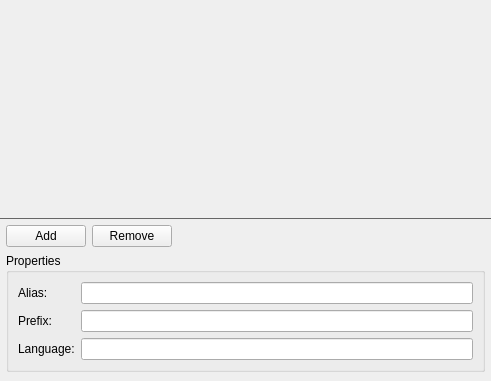
<?xml version="1.0" encoding="UTF-8"?>
<ui version="4.0">
 <class>QrcEditor</class>
 <widget class="QWidget" name="QrcEditor">
  <property name="geometry">
   <rect>
    <x>0</x>
    <y>0</y>
    <width>491</width>
    <height>381</height>
   </rect>
  </property>
  <layout class="QVBoxLayout" name="verticalLayout">
   <property name="spacing">
    <number>0</number>
   </property>
   <property name="margin">
    <number>0</number>
   </property>
   <item>
    <widget class="QWidget" name="centralWidget" native="true">
     <property name="sizePolicy">
      <sizepolicy hsizetype="MinimumExpanding" vsizetype="MinimumExpanding">
       <horstretch>0</horstretch>
       <verstretch>0</verstretch>
      </sizepolicy>
     </property>
    </widget>
   </item>
   <item>
    <widget class="Line" name="line">
     <property name="maximumSize">
      <size>
       <width>16777215</width>
       <height>1</height>
      </size>
     </property>
     <property name="styleSheet">
      <string notr="true">color: #666666</string>
     </property>
     <property name="frameShadow">
      <enum>QFrame::Plain</enum>
     </property>
     <property name="orientation">
      <enum>Qt::Horizontal</enum>
     </property>
    </widget>
   </item>
   <item>
    <widget class="QWidget" name="widget" native="true">
     <layout class="QGridLayout" name="gridLayout">
      <property name="leftMargin">
       <number>6</number>
      </property>
      <property name="topMargin">
       <number>6</number>
      </property>
      <property name="rightMargin">
       <number>6</number>
      </property>
      <item row="0" column="0">
       <layout class="QHBoxLayout" name="horizontalLayout">
        <item>
         <widget class="QPushButton" name="addButton">
          <property name="sizePolicy">
           <sizepolicy hsizetype="Minimum" vsizetype="Fixed">
            <horstretch>0</horstretch>
            <verstretch>0</verstretch>
           </sizepolicy>
          </property>
          <property name="text">
           <string>Add</string>
          </property>
         </widget>
        </item>
        <item>
         <widget class="QPushButton" name="removeButton">
          <property name="text">
           <string>Remove</string>
          </property>
         </widget>
        </item>
        <item>
         <spacer name="horizontalSpacer">
          <property name="orientation">
           <enum>Qt::Horizontal</enum>
          </property>
          <property name="sizeHint" stdset="0">
           <size>
            <width>40</width>
            <height>20</height>
           </size>
          </property>
         </spacer>
        </item>
       </layout>
      </item>
      <item row="1" column="0">
       <widget class="QGroupBox" name="groupBox">
        <property name="title">
         <string>Properties</string>
        </property>
        <layout class="QFormLayout" name="formLayout">
         <property name="sizeConstraint">
          <enum>QLayout::SetMinAndMaxSize</enum>
         </property>
         <property name="fieldGrowthPolicy">
          <enum>QFormLayout::ExpandingFieldsGrow</enum>
         </property>
         <item row="0" column="0">
          <widget class="QLabel" name="aliasLabel">
           <property name="text">
            <string>Alias:</string>
           </property>
          </widget>
         </item>
         <item row="0" column="1">
          <widget class="QLineEdit" name="aliasText"/>
         </item>
         <item row="1" column="0">
          <widget class="QLabel" name="prefixLabel">
           <property name="text">
            <string>Prefix:</string>
           </property>
          </widget>
         </item>
         <item row="1" column="1">
          <widget class="QLineEdit" name="prefixText"/>
         </item>
         <item row="2" column="0">
          <widget class="QLabel" name="languageLabel">
           <property name="text">
            <string>Language:</string>
           </property>
          </widget>
         </item>
         <item row="2" column="1">
          <widget class="QLineEdit" name="languageText"/>
         </item>
        </layout>
       </widget>
      </item>
     </layout>
    </widget>
   </item>
  </layout>
 </widget>
 <resources/>
 <connections/>
</ui>
